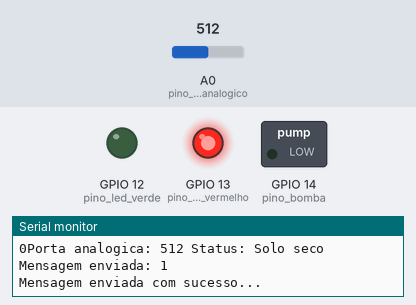
The sketch below on a simulated ESP8266 (NodeMCU). Shown: switched loads named in the sketch (green lamp = pin HIGH), output pins drawn as LEDs (lit = HIGH), the last lines printed to the serial monitor. Inputs (shaded band) come from the test bench; at power-on: A0 (pino_sinal_analogico) = 512. WiFi joins after 1.5 s; servers stay silent unless stated; no MQTT or app messages arrive unless stated.

Above: at 2.7 s.
2.8 s: A0 (pino_sinal_analogico) set to 490
At 12.7 s:
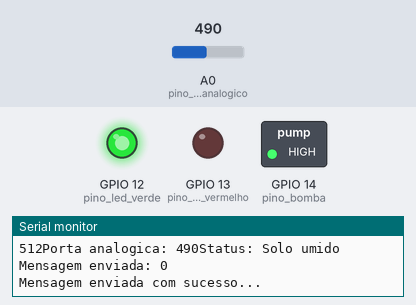
33.3 s: A0 (pino_sinal_analogico) set to 510
At 43.0 s:
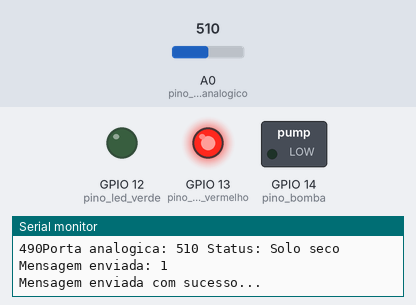
43.4 s: A0 (pino_sinal_analogico) set to 306
At 53.0 s:
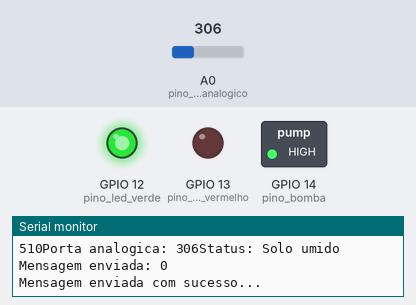
Timing chart, 0 to 54.5 s (numbered marks = the images above; inputs shaded):
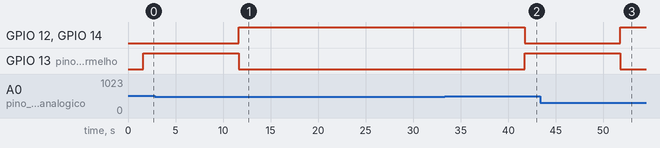

Measured:
- the behaviour switches between 500 and 499 on A0 (pino_sinal_analogico) (found by bisection; images 0 and 1)
- after the input at 2.8 s, GPIO 12 (pino_led_verde), GPIO 14 (pino_bomba): LOW → HIGH after 8.9 s; GPIO 13 (pino_led_vermelho): HIGH → LOW after 8.9 s
- after the input at 33.3 s, GPIO 12 (pino_led_verde), GPIO 14 (pino_bomba): HIGH → LOW after 8.5 s; GPIO 13 (pino_led_vermelho): LOW → HIGH after 8.5 s
- after the input at 43.4 s, GPIO 12 (pino_led_verde), GPIO 14 (pino_bomba): LOW → HIGH after 8.4 s; GPIO 13 (pino_led_vermelho): HIGH → LOW after 8.4 s

The sketch:

ProjetoIrrigacao.ino
```cpp
//Projeto de Irrigação Automatizada e Monitoramento do Solo via MQTT
//Autores: Daniel Santos Dantas e Rafael Favaron Pereira
//Projeto para a disciplina de Objetos Inteligentes e Conectados da Universidade Persbiteriana Mackenzie

//Incluindo as Bibliotecas da Placa NodeMCU ESP8266 para estabelecer conexão via WiFi
#include <ESP8266WiFi.h>
#include <PubSubClient.h>

//Definindo as variáveis e os pinos e entradas correspondentes de cada componente
#define DEBUG
#define pino_sinal_analogico A0

#define pino_led_vermelho 13 //5
#define pino_led_verde 12 //7
#define pino_bomba 14 //8 14

//Variáveis
int valor_analogico;
String strMSG = "0";
char mensagem[30];

//Informações da Rede WIFI para conexão com o CloudMQTT, que estabelece conectividade com o Broker que fará o monitoramento dos Solos
const char* ssid = "casazul";             //SSID da rede WIFI
const char* password =  "internetdanieldantas";    //senha da rede wifi
//Informações da Instância do broker MQTT
const char* mqttServer = "postman.cloudmqtt.com";   //server
const char* mqttUser = "aeleozfk";              //user
const char* mqttPassword = "J0MSDy4RiaK8";      //password
const int mqttPort = 16157;                     //port
const char* mqttTopicSub = "jardim/bomba";      //tópico que será assinado no Broker

WiFiClient espClient;
PubSubClient client(espClient);

//Definindo as entradas correspondentes aos pinos e os Prints de Resposta para o monitor serial
void setup() {
  Serial.begin(9600);
  pinMode(pino_sinal_analogico, INPUT);
  pinMode(pino_led_vermelho, OUTPUT);
  pinMode(pino_led_verde, OUTPUT);
  pinMode(pino_bomba, OUTPUT);

  WiFi.begin(ssid, password);

  Serial.print("Entrando no Setup");

  while (WiFi.status() != WL_CONNECTED) {
    delay(500);
#ifdef DEBUG
    Serial.println("Aguarde! Conectando ao WiFi...");
#endif
  }
#ifdef DEBUG
  Serial.println("Conectado na rede WiFi com sucesso!");
#endif

  client.setServer(mqttServer, mqttPort);
  client.setCallback(callback);

  while (!client.connected()) {
#ifdef DEBUG
    Serial.println("Conectando ao Broker MQTT...");
#endif

    if (client.connect("ESP8266Client", mqttUser, mqttPassword )) {
#ifdef DEBUG
      Serial.println("Conectado com sucesso");
#endif

    } else {
#ifdef DEBUG
      Serial.print("falha estado  ");
      Serial.print(client.state());
#endif
      delay(2000);
    }
  }

  //subscreve no tópico
  client.subscribe(mqttTopicSub);

}

void loop() {

  if (!client.connected()) {
    Serial.print("Passou no Connected");
    reconect();

  }

  Serial.print(valor_analogico);
  //Lendo o valor do pino A0 do sensor para detecção
  valor_analogico = analogRead(pino_sinal_analogico);

  //Mostrando o valor da porta analógica no serial monitor
  Serial.print("Porta analogica: ");
  Serial.print(valor_analogico);

  //Definindo o parâmetro para um Solo devidamente úmido, acendendo o LED VERDE
    if (valor_analogico >= 0 && valor_analogico < 500)
    {
      Serial.println("Status: Solo umido");

      digitalWrite (pino_led_vermelho, LOW);
      digitalWrite (pino_led_verde, HIGH);
      digitalWrite (pino_bomba, HIGH);

      //Enviando Mensagem ao Broker
      sprintf(mensagem, "0"); //Definindo o valor zero como parâmetro para o Broker mostrar uma imagem "vermelha"
      Serial.print("Mensagem enviada: ");
      Serial.println(mensagem);
      client.publish("jardim/bomba", mensagem);
      Serial.println("Mensagem enviada com sucesso...");

    }


  //Definindo o parâmetro para um Solo Seco, acendendo o LED VERMELHO
    if (valor_analogico >= 500 && valor_analogico <= 1024)
    {
      Serial.println(" Status: Solo seco");

      digitalWrite (pino_led_verde, LOW);
      digitalWrite (pino_led_vermelho, HIGH);
      digitalWrite (pino_bomba, LOW);

       //Enviando Mensagem ao Broker
      sprintf(mensagem, "1"); //Definindo o valor UM como parâmetro para o Broker mostrar uma imagem "verde"
      Serial.print("Mensagem enviada: ");
      Serial.println(mensagem);
      client.publish("jardim/bomba", mensagem);
      Serial.println("Mensagem enviada com sucesso...");

    }
  delay(10000);

  client.loop();

}

void callback(char* topic, byte* payload, unsigned int length) {

  //Armazenando mensagem recebida em uma string
  payload[length] = '\0';
  strMSG = String((char*)payload);

#ifdef DEBUG
  Serial.print("Mensagem chegou do tópico: ");
  Serial.println(topic);
  Serial.print("Mensagem:");
  Serial.print(strMSG);
  Serial.println();
  Serial.println("-----------------------");
#endif

}

//Função pra reconectar ao servidor MQTT
void reconect() {
  //Enquanto estiver desconectado
  while (!client.connected()) {
#ifdef DEBUG
    Serial.print("Tentando conectar ao servidor MQTT");
#endif

    bool conectado = strlen(mqttUser) > 0 ?
                     client.connect("ESP8266Client", mqttUser, mqttPassword) :
                     client.connect("ESP8266Client");

    if (conectado) {
#ifdef DEBUG
      Serial.println("Conectado!");
#endif
      //Subscreve no tópico
      client.subscribe(mqttTopicSub, 1); //nivel de qualidade: QoS 1
    } else {
#ifdef DEBUG
      Serial.println("Falha durante a conexão.Code: ");
      Serial.println( String(client.state()).c_str());
      Serial.println("Tentando novamente em 10 s");
#endif
      //Aguarda 10 segundos
      delay(5000);
    }
  }
}
```
